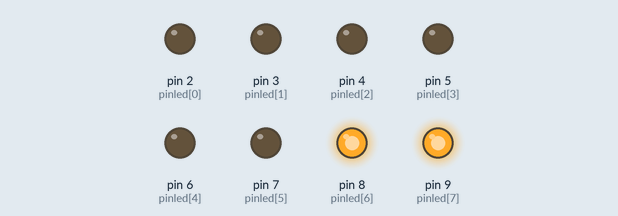
This sketch was run on a simulated Arduino Uno, built with avr-gcc and run on an emulated ATmega328P. Shown: output pins drawn as LEDs (lit = HIGH).

Above: at 0.5 s.
At 2.5 s:
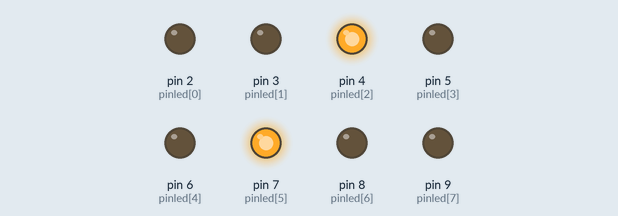
At 3.5 s:
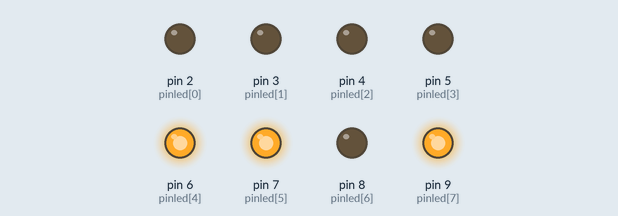
At 5.5 s:
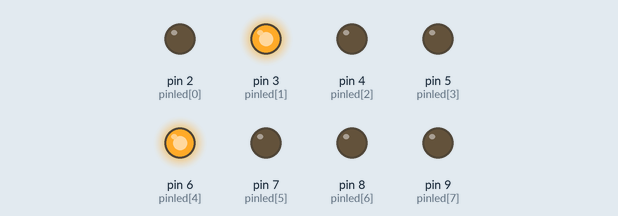
At 8.5 s:
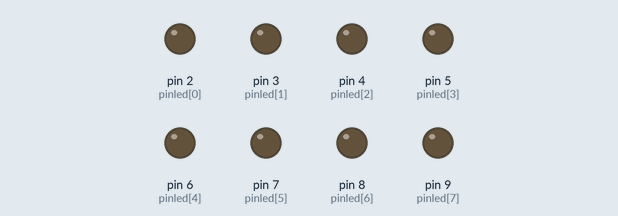
At 11.5 s:
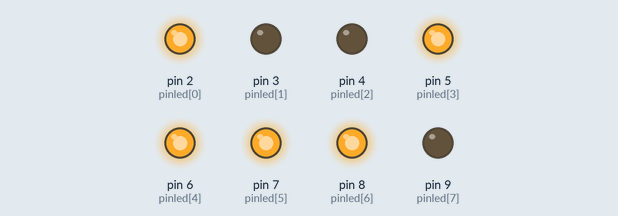
Timing chart, 0 to 13.0 s (numbered marks = the images above):
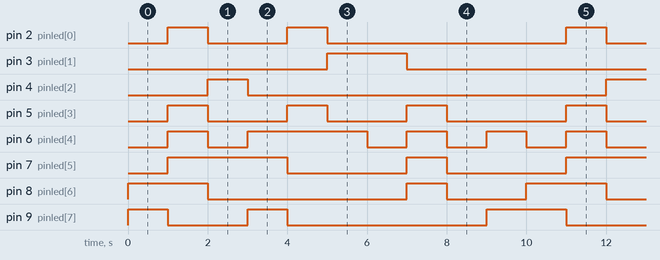

The sketch:

Latihan_SSD.ino
```cpp
//common anoda (LOW) dengan array
const int pinled[8]= {2,3,4,5,6,7,8,9}; //dibuat array
bool digit[10][7] ={ //kondisi led (khusus CA, karna menyala berarti 0
                    {0,0,0,0,0,0,1},
                    {1,0,0,1,1,1,1},
                    {0,0,1,0,0,1,0},
                    {0,0,0,0,1,1,0},
                    {1,0,0,1,1,0,0},
                    {0,1,0,0,1,0,0},
                    {0,1,0,0,0,0,0},
                    {0,0,0,1,1,1,1},
                    {0,0,0,0,0,0,0},
                    {0,0,0,0,1,0,0},
                     };
void setup() {
  // put your setup code here, to run once:
for(int i = 0;i<=7; i++){
  pinMode(pinled[i],OUTPUT); //mendeklare array dari ssd
}
for(int i = 0;i<=7; i++){
  digitalWrite(pinled[i],HIGH);  //keadaan awal ssd mati
}
}
void loop() {
  tampilan(0);
  delay(1000);
  tampilan(1);
  delay(1000);
  tampilan(2);
  delay(1000);
  tampilan(3);
  delay(1000 );
  tampilan(4);
  delay(1000);
  tampilan(5);
  delay(1000);
  tampilan(6);
  delay(1000);
  tampilan(7);
  delay(1000 );
  tampilan(8);
  delay(1000);
  tampilan(9);
  delay(1000);
}
void tampilan(int angka){   //loop untuk memanggil bool digit, angka=variabel yang akan dipanggil
  for(int i = 0; i<=8;i++){
    digitalWrite(pinled[i],digit[angka][i]);

  }
}
```

Measured:
- by itself, pin 2 (pinled[0]): repeats every 10.0 s: LOW 2.0 s, HIGH 1.0 s, LOW 6.0 s, HIGH 1.0 s
- by itself, pin 3 (pinled[1]): alternates HIGH for 2.0 s and LOW for 8.0 s
- by itself, pin 4 (pinled[2]): alternates HIGH for 1.0 s and LOW for 9.0 s
- by itself, pin 5 (pinled[3]): repeats every 10.0 s: 2 × (LOW 2.0 s, HIGH 1.0 s), LOW 3.0 s, HIGH 1.0 s
- by itself, pin 6 (pinled[4]): repeats every 10.0 s: LOW 1.0 s, HIGH 3.0 s, 3 × (LOW 1.0 s, HIGH 1.0 s)
- by itself, pin 7 (pinled[5]): repeats every 10.0 s: LOW 3.0 s, HIGH 1.0 s, LOW 3.0 s, HIGH 3.0 s
- by itself, pin 8 (pinled[6]): repeats every 10.0 s: HIGH 1.0 s, LOW 2.0 s, HIGH 2.0 s, LOW 5.0 s
- by itself, pin 9 (pinled[7]): repeats every 10.0 s: HIGH 1.0 s, LOW 5.0 s, HIGH 2.0 s, LOW 2.0 s
